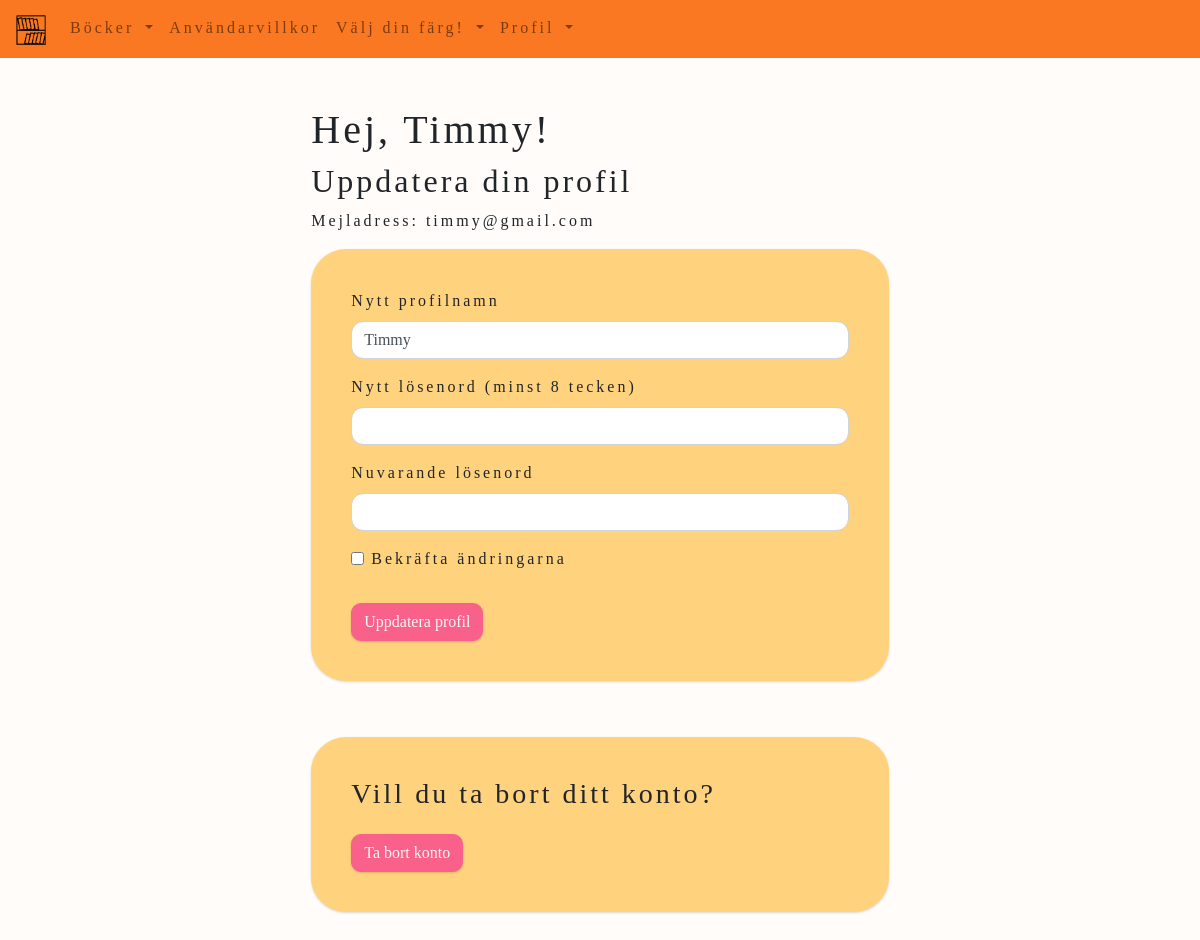
The page /edit-profile (signed in) on the database its author committed.
### website/models.py (models this page shows)
class User(db.Model, UserMixin):
    id = db.Column(db.Integer, primary_key = True)
    email = db.Column(db.String(150), unique = True)
    password = db.Column(db.String(150))
    first_name = db.Column(db.String(150))
    books = db.relationship('Book', backref = 'user')
    bio = db.Column(db.String(30000))
    profile_pic = db.Column(db.String())
    score = db.Column(db.Integer, default = 0)
    favorite_books = db.relationship('Book', secondary=favorites, backref=db.backref('favorited_by', lazy='dynamic'))

### website/auth.py (the view, shortened to what this page needs)
@auth.route('/edit-profile', methods=['GET', 'POST'])
@login_required
def edit_profile():
    return render_template("edit_profile.html", user=current_user)

### website/templates/edit_profile.html (shortened to what this page needs)
{% extends "base.html" %}
{% block content %}
  <div id="edit-profile-div">
    <h1>Hej, {{user.first_name}}!</h1>
    <h2>Uppdatera din profil</h2>
    <p>Mejladress: {{user.email}}</p>
      <form id="edit-profile" method="POST" action="/edit-profile">
          <div class="form-group">
            <label for="new_name">Nytt profilnamn</label>
            <input type="text" class="form-control" id="new_name" name="new_name" placeholder="{{user.first_name}}" value="{{user.first_name}}">
          </div>
          <div class="form-group">
            <label for="new_password">Nytt lösenord (minst 8 tecken)</label>
            <input type="password" class="form-control" id="new_password" name="new_password" >
          </div>
          <div class="form-group">
            <label for="old_password">Nuvarande lösenord</label>
            <input type="password" class="form-control" id="old_password" name="old_password" required>
          </div>
          <div class="form-group form-check">
            <input type="checkbox" class="form-check-input" id="Check1" required>
            <label class="form-check-label" for="Check1">Bekräfta ändringarna</label>
          </div>
          <button type="submit" class="btn btn-primary">Uppdatera profil</button>
      </form>
      <form id="delete-profile" method="POST" action="/delete_profile">
        <h3>Vill du ta bort ditt konto?</h3>
        <button type="submit" class="btn btn-primary">Ta bort konto</button>
      </form>
  </div>
{% endblock %}

### website/static/styles/style.css (style rules this page uses)
body { background-color: #fffcf9; font-family: "Palatino Linotype", "Book Antiqua", Palatino, serif; letter-spacing: 3px; }
.btn-primary, .btn-outline-success { color: whitesmoke; background-color:#F9618B; border-color: #F9618B; margin-top:1em; border-radius:10px; box-shadow: rgba(0, 0, 0, 0.1) 0px 1px 3px 0px, rgba(0, 0, 0, 0.06) 0px 1px 2px 0px; }
#home-div, #add-book-div, #sign-up-div, #add-bio-div, #edit-profile-div, #edit-book-div, #add-pic-div, #all-books-div, #search-result-div, #user-books-div { width:75%; margin:auto; margin-top:3em; }
#add-book-form, #sign-up, #edit-profile, #edit-book-form, #add-bio-form, #user-info-div { background-color: rgb(255, 210, 126); box-shadow: rgba(0, 0, 0, 0.1) 0px 1px 3px 0px, rgba(0, 0, 0, 0.06) 0px 1px 2px 0px; }
.form-control { border-radius:0.75rem; }
#edit-profile-div { position: relative; margin-bottom: 3em; }
#edit-profile { margin-bottom: 3.5em; border-radius: 35px; padding: 2.5em; }
#delete-profile { background-color: rgb(255, 210, 126); box-shadow: rgba(0, 0, 0, 0.1) 0px 1px 3px 0px, rgba(0, 0, 0, 0.06) 0px 1px 2px 0px; margin-bottom: 3.5em; border-radius: 35px; padding: 2.5em; }

### rows shown on the page
User: first_name "Timmy", email "timmy@gmail.com", new_name "Timmy"
